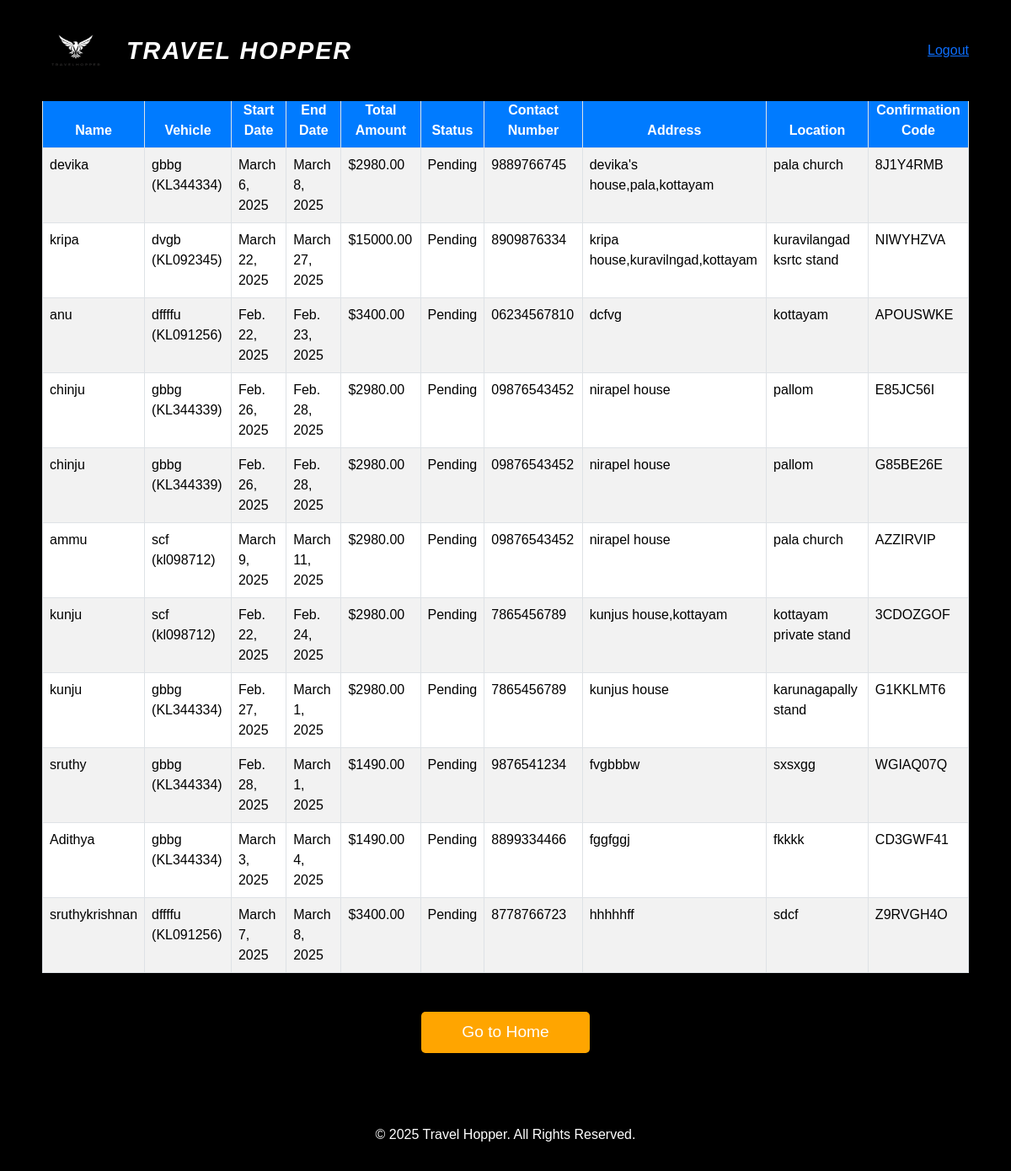
Before: /view_bookings/ (signed in) with the older database file.
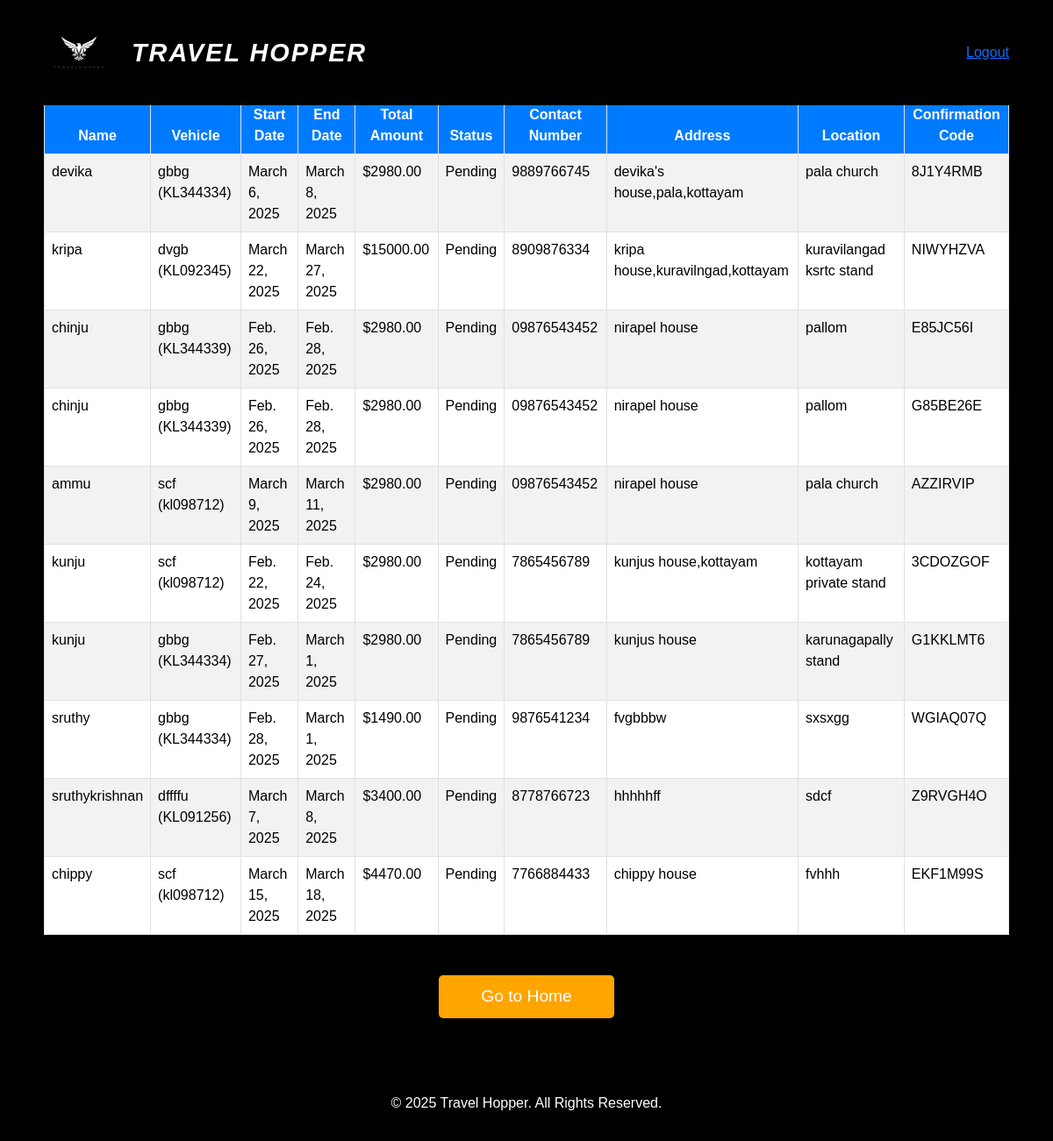
After: the same page with the newer database file.
### app/models.py (models this page shows, shortened)
class Booking(models.Model):
    user = models.ForeignKey(User, on_delete=models.CASCADE)
    vehicle = models.ForeignKey(Cab, on_delete=models.CASCADE)
    start_date = models.DateField()
    end_date = models.DateField()
    confirmation_code = models.CharField(max_length=6, unique=True)
    total_amount = models.DecimalField(max_digits=10, decimal_places=2)
    status = models.CharField(max_length=50, default='Pending')
    name = models.CharField(max_length=255)
    address = models.TextField()
    location = models.CharField(max_length=255,null=True,blank=True)
    phone_number = models.CharField(max_length=15, blank=True, null=True)
    payment_status = models.CharField(max_length=20, choices=[("PENDING", "Pending"), ("PAID", "Paid")], default="PENDING")
    razorpay_order_id = models.CharField(max_length=100, blank=True, null=True)
    razorpay_payment_id = models.CharField(max_length=100, blank=True, null=True)

class Cab(models.Model):
    pid=models.TextField()
    vehicle_type = models.CharField(max_length=100)
    number_plate = models.CharField(max_length=15, unique=True)
    model = models.CharField(max_length=50)
    driver_name = models.CharField(max_length=100)
    seats = models.IntegerField(null=True, blank=True)
    available = models.IntegerField()
    price=models.IntegerField()
    img = models.FileField()
    def __str__(self):
        return f'{self.model} ({self.number_plate})'

### app/views.py (the view)
# urls.py: path('view_bookings/', views.view_bookings),
@staff_member_required
def view_bookings(request):
    bookings = Booking.objects.all()
    return render(request, 'admin/view_bookings.html', {'bookings': bookings})

### templates/admin/view_bookings.html (shortened to what this page needs)
<!DOCTYPE html>
<html lang="en">
<head>
    {% load static %}
    <link href="https://cdn.jsdelivr.net/npm/bootstrap@5.3.3/dist/css/bootstrap.min.css" rel="stylesheet">
</head>
<body>
    <header>
        <div class="main-header">
            <div class="logo">
                <img src="{% static '/images/Untitled design.png' %}" alt="logo">
                <h1>TRAVEL HOPPER</h1>
            </div>
            <nav>
                <ul>
                    <li><a href="../logout">Logout</a></li>
                </ul>
            </nav>
        </div>
    </header>
    <div class="table-container">
        {% if bookings %}
        <div class="table-responsive">
            <table class="table table-striped table-bordered">
                <thead class="thead-dark">
                    <tr>
                        <th>Name</th>
                        <th>Vehicle</th>
                        <th>Start Date</th>
                        <th>End Date</th>
                        <th>Total Amount</th>
                        <th>Status</th>
                        <th>Contact Number</th>
                        <th>Address</th>
                        <th>Location</th>
                        <th>Confirmation Code</th>
                    </tr>
                </thead>
                <tbody>
                    {% for booking in bookings %}
                    <tr>
                        <td data-label="Name">{{ booking.name }}</td>
                        <td data-label="Vehicle">{{ booking.vehicle }}</td>
                        <td data-label="Start Date">{{ booking.start_date }}</td>
                        <td data-label="End Date">{{ booking.end_date }}</td>
                        <td data-label="Total Amount">${{ booking.total_amount }}</td>
                        <td data-label="Status">{{ booking.status }}</td>
                        <td data-label="Contact">{{ booking.phone_number }}</td>
                        <td data-label="Address">{{ booking.address }}</td>
                        <td data-label="Location">{{ booking.location }}</td>
                        <td data-label="Confirmation">{{ booking.confirmation_code }}</td>
                    </tr>
                    {% endfor %}
                </tbody>
            </table>
        </div>
        {% else %}
        <p class="no-bookings">You have no bookings yet.</p>
        {% endif %}
                 <a href="/" class="home-button">Go to Home</a>
    </div>
    <footer>
        <p>&copy; 2025 Travel Hopper. All Rights Reserved.</p>
    </footer>
</body>
</html>

Changed rows visible on the page:
removed Booking: name "anu", vehicle "dffffu (KL091256)", start_date "Feb. 22, 2025", end_date "Feb. 23, 2025", total_amount "3400.00", status "Pending", phone_number "06234567810", address "dcfvg", location "kottayam", confirmation_code "APOUSWKE"
removed Booking: name "Adithya", vehicle "gbbg (KL344334)", start_date "March 3, 2025", end_date "March 4, 2025", total_amount "1490.00", status "Pending", phone_number "8899334466", address "fggfggj", location "fkkkk", confirmation_code "CD3GWF41"
added Booking: name "chippy", vehicle "scf (kl098712)", start_date "March 15, 2025", end_date "March 18, 2025", total_amount "4470.00", status "Pending", phone_number "7766884433", address "chippy house", location "fvhhh", confirmation_code "EKF1M99S"
